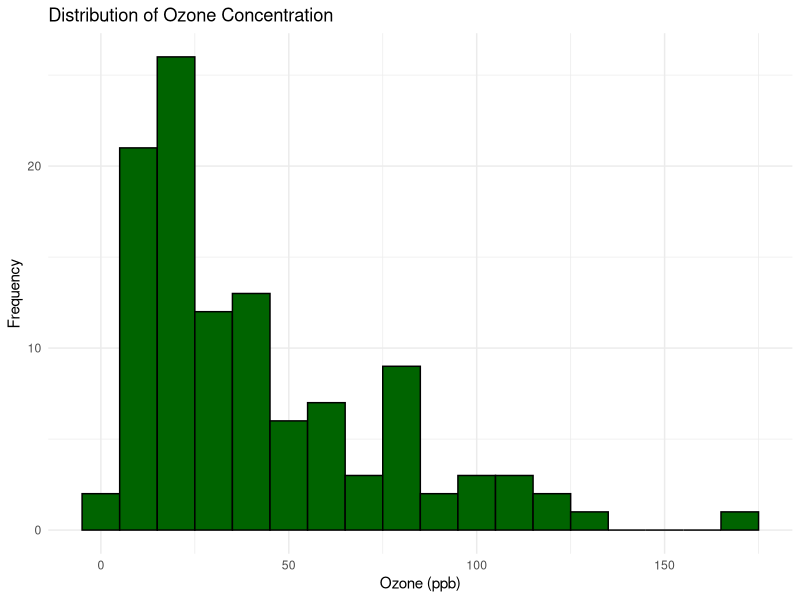

R code for this plot:

library(ggplot2)

# Load dataset
data("airquality")

# Remove missing values
df <- na.omit(airquality)

# Histogram of Ozone concentration
ggplot(df, aes(x = Ozone)) +
  geom_histogram(binwidth = 10, fill = "darkgreen", color = "black") +
  labs(title = "Distribution of Ozone Concentration",
       x = "Ozone (ppb)",
       y = "Frequency") +
  theme_minimal()
